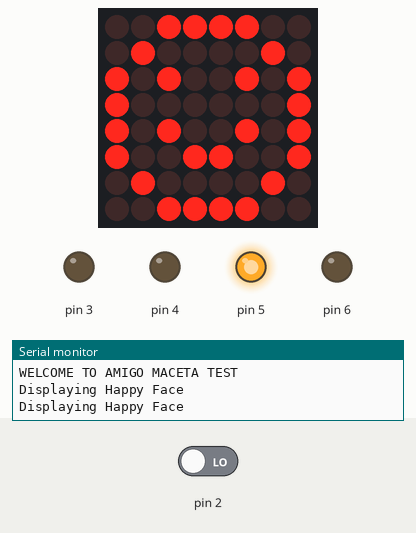
A sketch run on a simulated Arduino Uno, built with avr-gcc and run on an emulated ATmega328P. Shown: 8×8 LED matrix, output pins drawn as LEDs (lit = HIGH), the last lines printed to the serial monitor. The test bench sets the inputs (shaded band); at power-on: pin 2 LOW.

Above: at 2.2 s.
2.3 s: pin 2 driven HIGH
At 3.5 s:
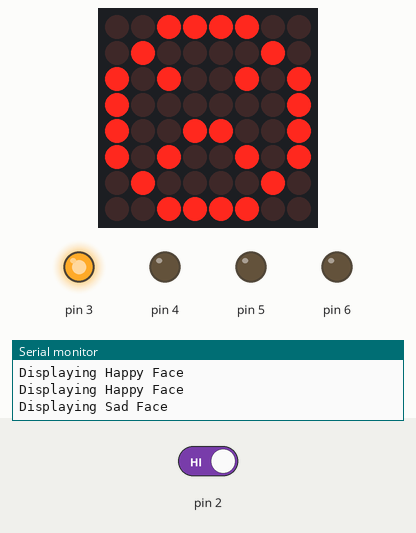
4.5 s: pin 2 driven LOW
At 6.3 s:
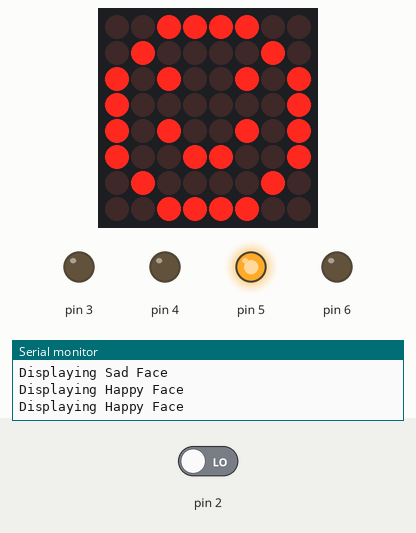
Timing chart, 0 to 7.8 s (numbered marks = the images above; inputs shaded):
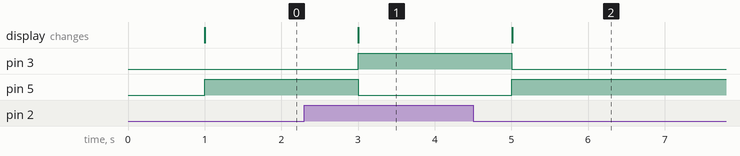

Measured:
- after the input at 2.3 s, pin 3: LOW → HIGH after 0.70 s; pin 5: HIGH → LOW after 0.70 s; the display: changes after 0.71 s (image 1)
- after the input at 4.5 s, pin 3: HIGH → LOW after 0.51 s; pin 5: LOW → HIGH after 0.51 s; the display: changes after 0.51 s (image 2)

The sketch:

amigo_maceta.ino
```cpp
// (licence header left out)
#include "LedControl.h"
#include "binary.h"

LedControl lc=LedControl(12,11,10,1); // DIN, CLK, CS

// delay time between faces
unsigned long delaytime=1000;

// happy face (http://dotmatrixtool.com/)
byte hf[8]= {B00111100,B01000010,B10100101,B10000001,B10100101,B10011001,B01000010,B00111100};
// neutral face
byte nf[8]={B00111100, B01000010,B10100101,B10000001,B10111101,B10000001,B01000010,B00111100};
// sad face
byte sf[8]= {B00111100,B01000010,B10100101,B10000001,B10011001,B10100101,B01000010,B00111100};

void setup()
{
  lc.shutdown(0,false);
  lc.setIntensity(0,8);
  lc.clearDisplay(0);
  pinMode(2,INPUT);
  pinMode(3,OUTPUT);
  pinMode(4,OUTPUT);
  pinMode(5,OUTPUT);
  pinMode(6,OUTPUT);
  Serial.begin(9600);
  Serial.println("WELCOME TO AMIGO MACETA TEST");
  delay(1000);
}

void sadFace()
{
  Serial.println("Displaying Sad Face");
  digitalWrite(3,HIGH);
  digitalWrite(4,LOW);
  digitalWrite(5,LOW);
  digitalWrite(6,LOW);
  lc.setRow(0,0,sf[0]);
  lc.setRow(0,1,sf[1]);
  lc.setRow(0,2,sf[2]);
  lc.setRow(0,3,sf[3]);
  lc.setRow(0,4,sf[4]);
  lc.setRow(0,5,sf[5]);
  lc.setRow(0,6,sf[6]);
  lc.setRow(0,7,sf[7]);
  delay(delaytime);
}

void happyFace()
{
  Serial.println("Displaying Happy Face");
  digitalWrite(3,LOW);
  digitalWrite(4,LOW);
  digitalWrite(5,HIGH);
  digitalWrite(6,LOW);
  lc.setRow(0,0,hf[0]);
  lc.setRow(0,1,hf[1]);
  lc.setRow(0,2,hf[2]);
  lc.setRow(0,3,hf[3]);
  lc.setRow(0,4,hf[4]);
  lc.setRow(0,5,hf[5]);
  lc.setRow(0,6,hf[6]);
  lc.setRow(0,7,hf[7]);
  delay(delaytime);
}

void neutralFace()
{
  Serial.println("Displaying Neutral Face");
  lc.setRow(0,0,nf[0]);
  lc.setRow(0,1,nf[1]);
  lc.setRow(0,2,nf[2]);
  lc.setRow(0,3,nf[3]);
  lc.setRow(0,4,nf[4]);
  lc.setRow(0,5,nf[5]);
  lc.setRow(0,6,nf[6]);
  lc.setRow(0,7,nf[7]);
  delay(delaytime);
}

void loop()
{
  if(digitalRead(2)==1)
    sadFace();
  else
    happyFace();
}
```
